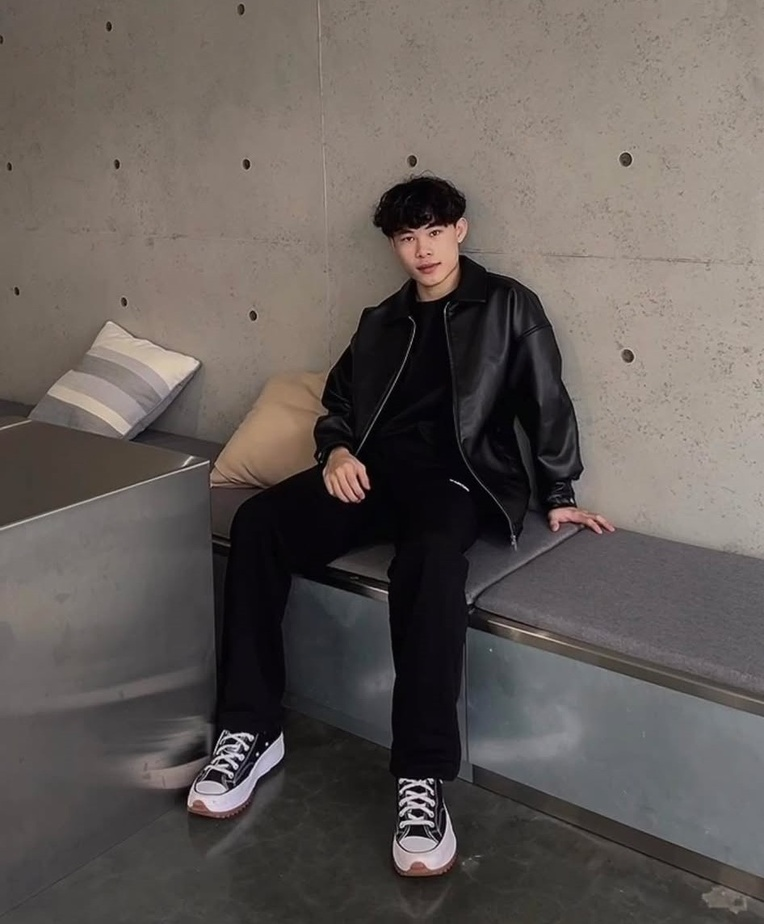
#> input picture week08/img.jpg, 764 x 924 px, shrunk from 946 x 1144 before the run, given in place of the camera
$ python 0408_2.py   (older library calls are emulated)
#> lines starting #> are read from the running program, lines starting #| are printed output that depends on the picture; after the words box and inside, x2 and y2 are one past the last pixel; in counts of white or black regions, pixels touching at a corner belong together
import cv2
#-----------------
#--顯示一般攝影機--
#-----------------
cap = cv2.VideoCapture(0)
# ret回傳布林值, 取得圖像偵
if not cap.isOpened():
    print("無法打開攝像頭 ")
while True:
    ret, frame = cap.read()
#> frame is the input picture: shape (924, 764, 3); mean B, G, R 88.3, 92, 99
    if not ret:
        print("Can't receive frame (stream end?). Exiting ...")
        break
    frame=cv2.cvtColor(frame, cv2.COLOR_BGR2GRAY)
#> frame: shape (924, 764)
    laplacian = cv2.Laplacian(frame,cv2.CV_64F)
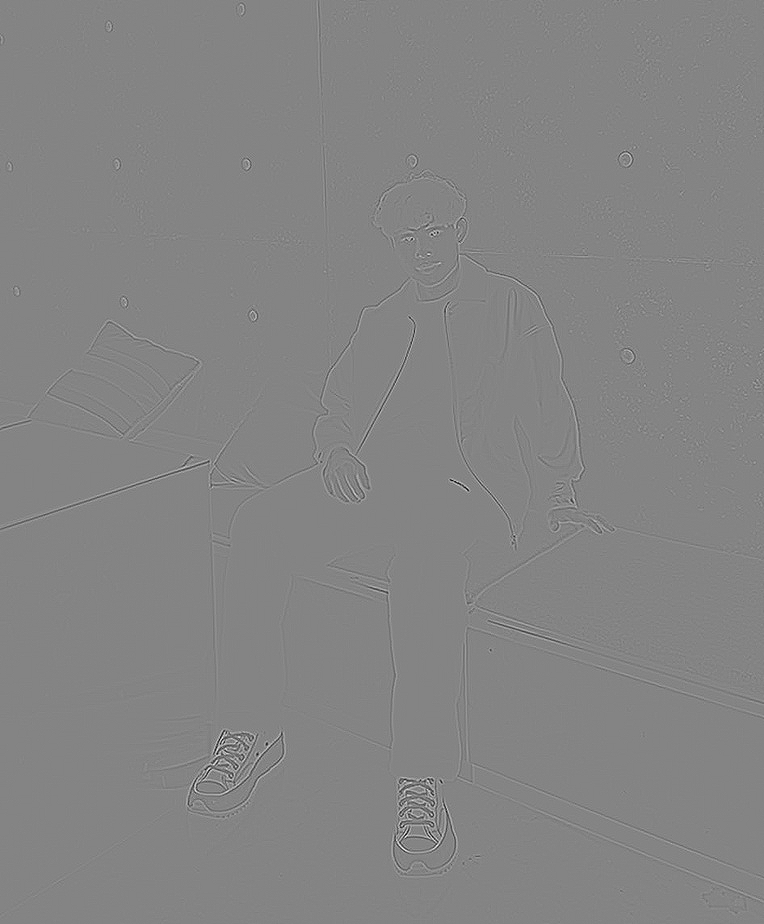
#> laplacian: shape (924, 764) float64; min -299, max 277, mean 0; drawn with min black and max white
    sobelx = cv2.Sobel(frame,cv2.CV_64F,1,0,ksize=5)
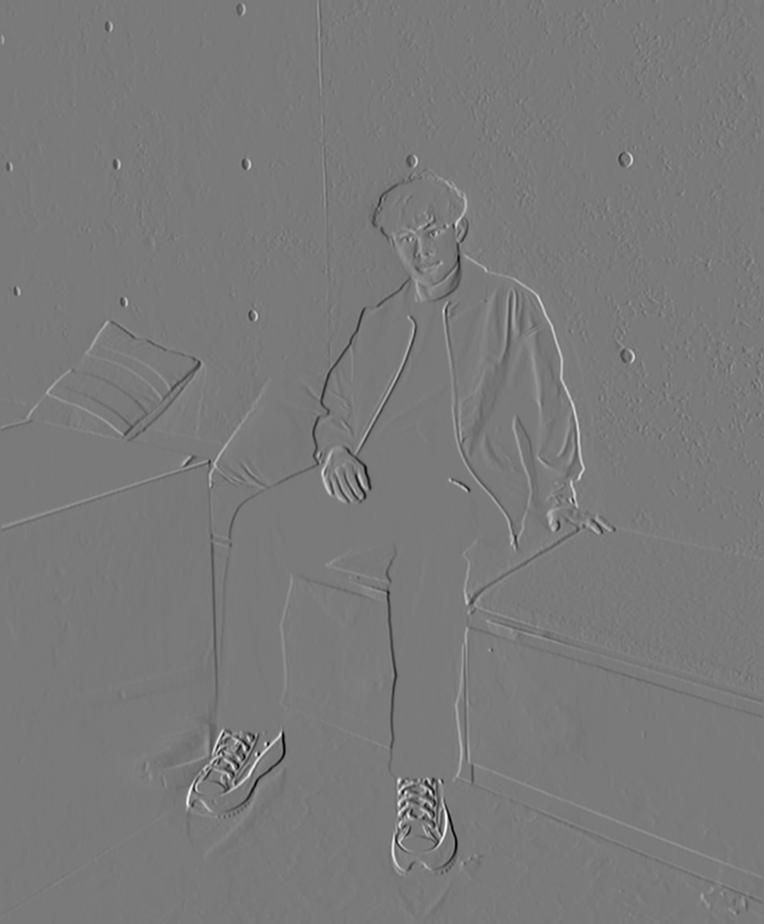
#> sobelx: shape (924, 764) float64; min -8145, max 8839, mean 8; drawn with min black and max white
    sobely = cv2.Sobel(frame,cv2.CV_64F,0,1,ksize=5)

    cv2.imshow('laplacian', laplacian)
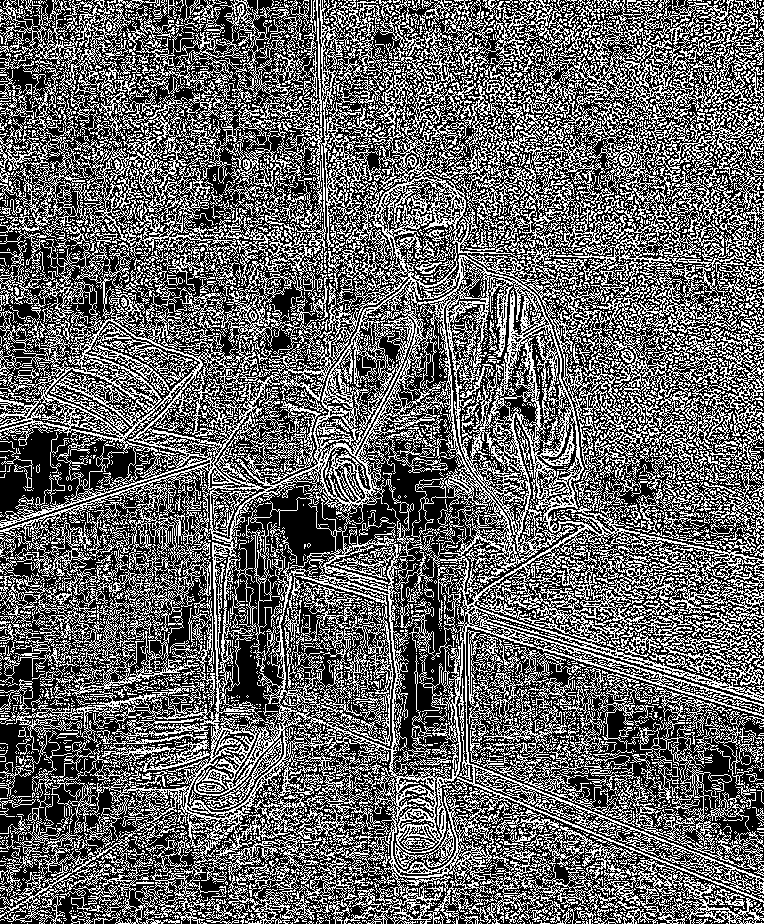
#> window 'laplacian': shape (924, 764); 39.7% white in thin lines or dots
    cv2.imshow('sobelx', sobelx)
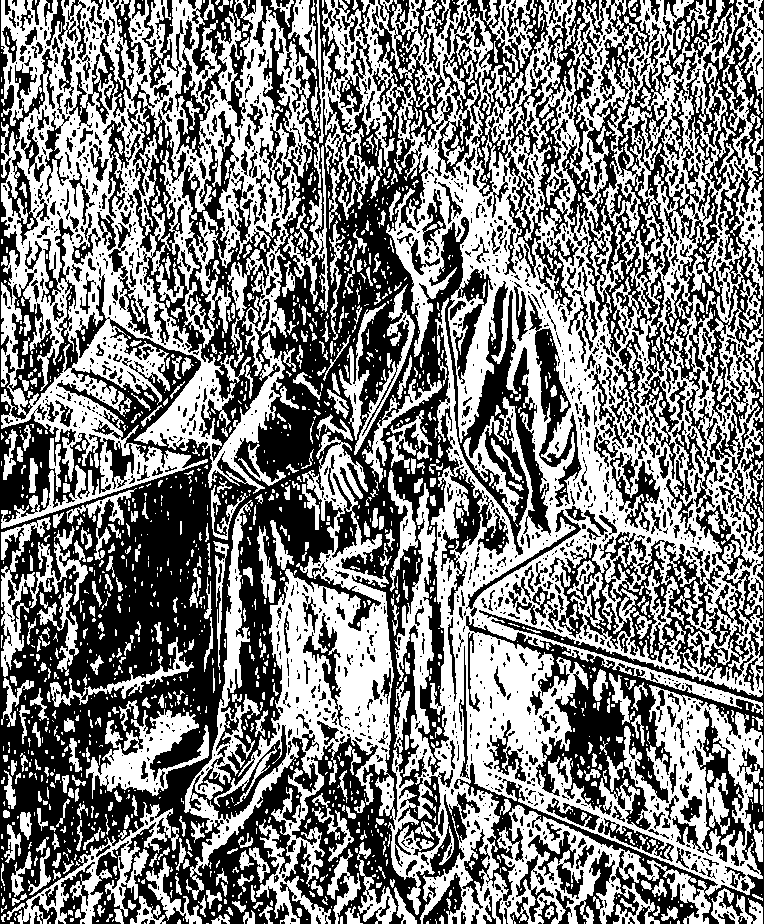
#> window 'sobelx': shape (924, 764); 50.1% white; 2090 black regions (1539 under 20 px), largest, box (x1, y1, x2, y2) and area: (0, 0, 551, 924) 198794, (454, 0, 764, 924) 41177, (435, 0, 598, 315) 14142
    cv2.imshow('sobely', sobely)
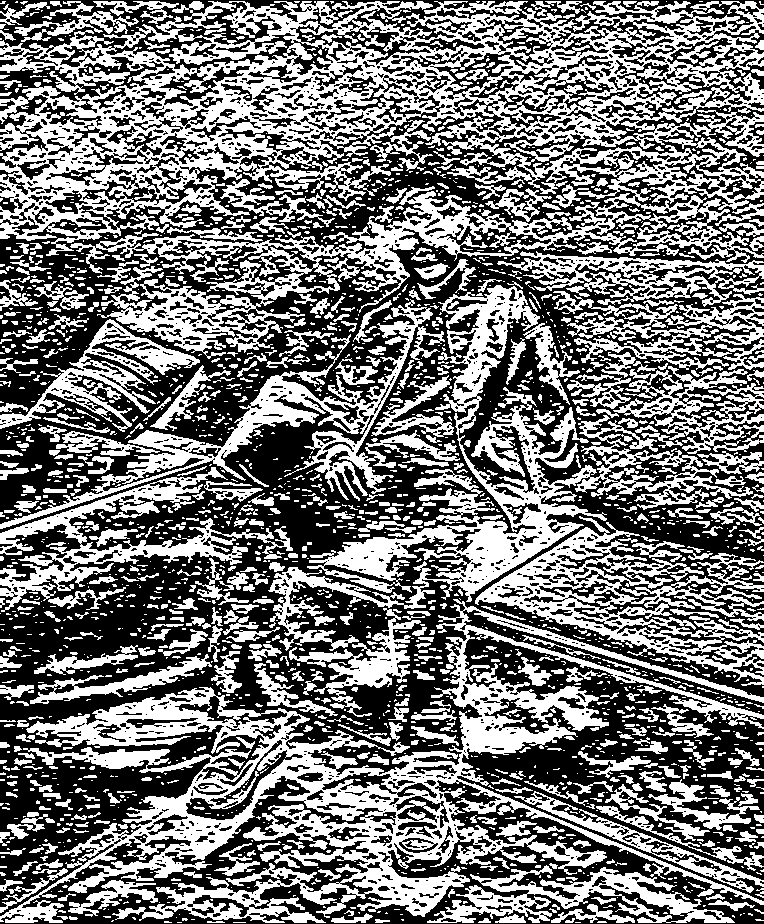
#> window 'sobely': shape (924, 764); 46.5% white; 2360 white regions (1648 under 20 px), largest, box (x1, y1, x2, y2) and area: (0, 1, 764, 359) 98157, (0, 599, 764, 923) 54503, (268, 285, 753, 651) 27511

    if cv2.waitKey(1) == ord('q'):
#> (key q is pressed here)
        break

cap.release()
cv2.destroyAllWindows()
